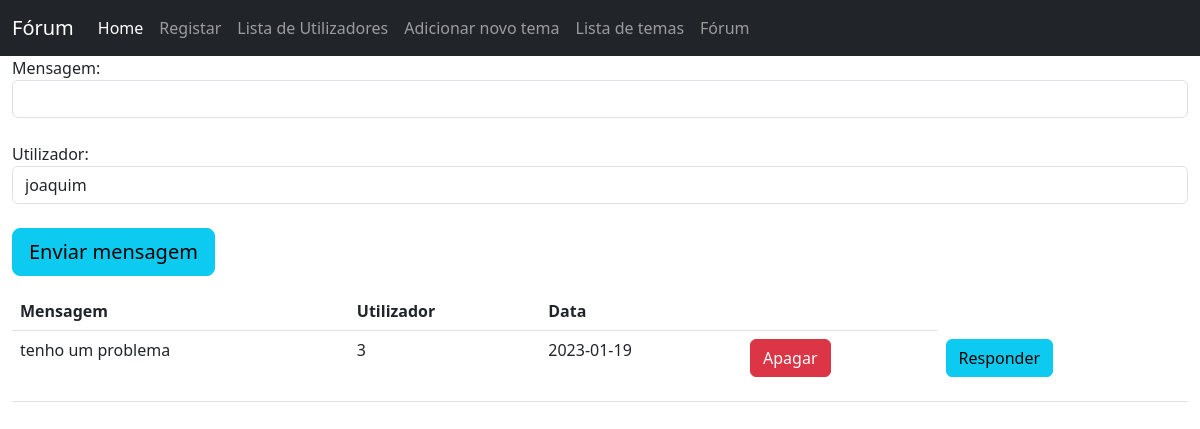
/forum, run on an earlier commit of the app's database.
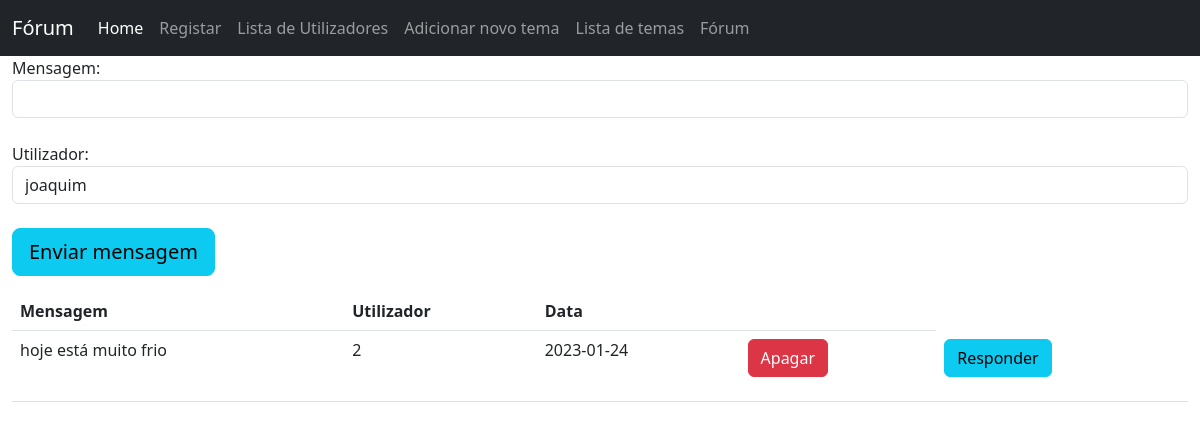
And on a later commit of the database.
### tables this page shows
CREATE TABLE mensagem(id integer primary key autoincrement, texto text, data_hora_mensagem numeric, id_utilizador integer references utilizador(id), id_mensagem_original integer references mensagem(id));

### app.py (the view)
@app.route('/forum',methods=["GET","POST"])
def forum_index():
    return mensagem.mensagem_listar()

### basedados.py (called while the page is built)
def DevolverSQL(sql,parametros=None):
    connection = sqlite3.connect(BD)
    connection.row_factory = sqlite3.Row  #isto é para devolver os nomes dos campos
    cursor_object = connection.cursor()
    if parametros==None:
        cursor_object.execute(sql)
    else:
        cursor_object.execute(sql,parametros)
    dados = cursor_object.fetchall()
    connection.close()
    return dados

### mensagem.py (called while the page is built)
def mensagem_listar():
    if request.method=="POST":
        texto = request.form.get("texto")
        id_utilizador = request.form.get("utilizador")
        if texto and id_utilizador:
            data_atual=date.today()
            sql="INSERT INTO Mensagem(id_utilizador,data_hora_mensagem,texto)VALUES(?,?,?)"
            parametros=(id_utilizador,data_atual,texto)
            ExecutarSQL(sql,parametros)
            mensagem="Mensagem enviada com sucesso"
        else:
            mensagem="Tem de preencher todos os campos"
    else:
        mensagem=""
    sql = "SELECT * FROM Mensagem WHERE id_mensagem_original is null"
    utilizadores = DevolverSQL("SELECT id,nome FROM Utilizador ORDER BY nome")
    dados = DevolverSQL(sql)
    return render_template("mensagem/index.html",utilizadores=utilizadores,registos=dados,mensagem=mensagem)

### templates/mensagem/index.html (shortened to what this page needs)
<html lang="en">
<head>
    <link href="https://cdn.jsdelivr.net/npm/bootstrap@5.3.0-alpha1/dist/css/bootstrap.min.css" rel="stylesheet">
</head>
<body>
    <nav class="navbar navbar-expand navbar-dark bg-dark" aria-label="Second navbar example">
        <div class="container-fluid">
          <a class="navbar-brand" href="#">Fórum</a>
          <div class="collapse navbar-collapse" id="navbarsExample02">
            <ul class="navbar-nav me-auto">
              <li class="nav-item">
                <a class="nav-link active" aria-current="page" href="/">Home</a>
              </li>
              <li class="nav-item">
                <a class="nav-link" href="/utilizador/registar">Registar</a>
              </li>
              <li class="nav-item">
                <a class="nav-link" href="/utilizador/listar">Lista de Utilizadores</a>
              </li>
              <li class="nav-item">
                <a class="nav-link" href="/tema/adicionar">Adicionar novo tema</a>
              </li>
              <li class="nav-item">
                <a class="nav-link" href="/tema/listar">Lista de temas</a>
              </li>
              <li class="nav-item">
                <a class="nav-link" href="/forum">Fórum</a>
              </li>
            </ul>
          </div>
        </div>
      </nav>
  <div class="container-fluid">
    <form method="post" action="/forum">
        Mensagem: <input class="form-control" type="text" name="texto"><br>
        Utilizador:
        <select class="form-control" name="utilizador">
            {% for utilizador in utilizadores %}
                <option value="{{ utilizador['id'] }}">{{ utilizador['nome'] }}</option>
            {% endfor %}
        </select>
        <br>
        <input class="btn btn-lg btn-info" type="submit" value="Enviar mensagem">
    </form>
    <table class="table">
        <tr>
            <th>Mensagem</th>
            <th>Utilizador</th>
            <th>Data</th>
            <th></th>
        </tr>
        {% for registo in registos %}
        <tr>
            <td>{{ registo["texto"] }}</td>
            <td>{{ registo["id_utilizador"] }}</td>
            <td>{{ registo["data_hora_mensagem"] }}</td>
            <td>
                <form method="post" action="/mensagem/apagar">
                    <input class="btn btn-danger" type="submit" value="Apagar">
                </form>
            </td>
            <td>
                <form method="post" action="/mensagem/responder">
                    <input class="btn btn-info" type="submit" value="Responder">
                </form>
            </td>
        </tr>
        {% endfor %}
    </table>
  </div>
</body>
</html>

What changed in the data, as far as the page shows it:
removed mensagem: texto "tenho um problema", id_utilizador "3", data_hora_mensagem "2023-01-19"
added mensagem: texto "hoje está muito frio", id_utilizador "2", data_hora_mensagem "2023-01-24"
